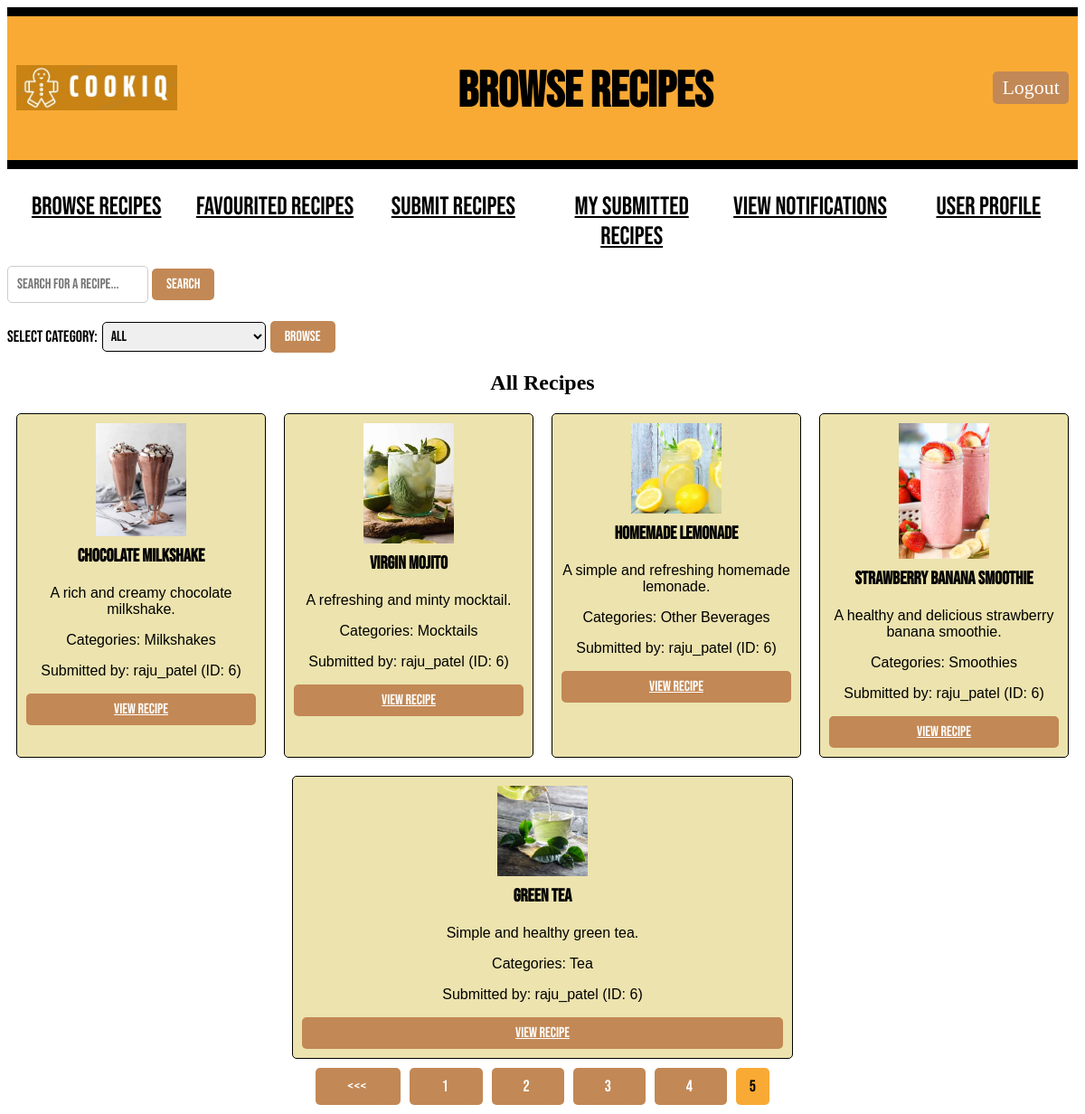
Page /user/5/browse_recipes?page=5&category=All&search_query= (signed in) on the earlier database version.
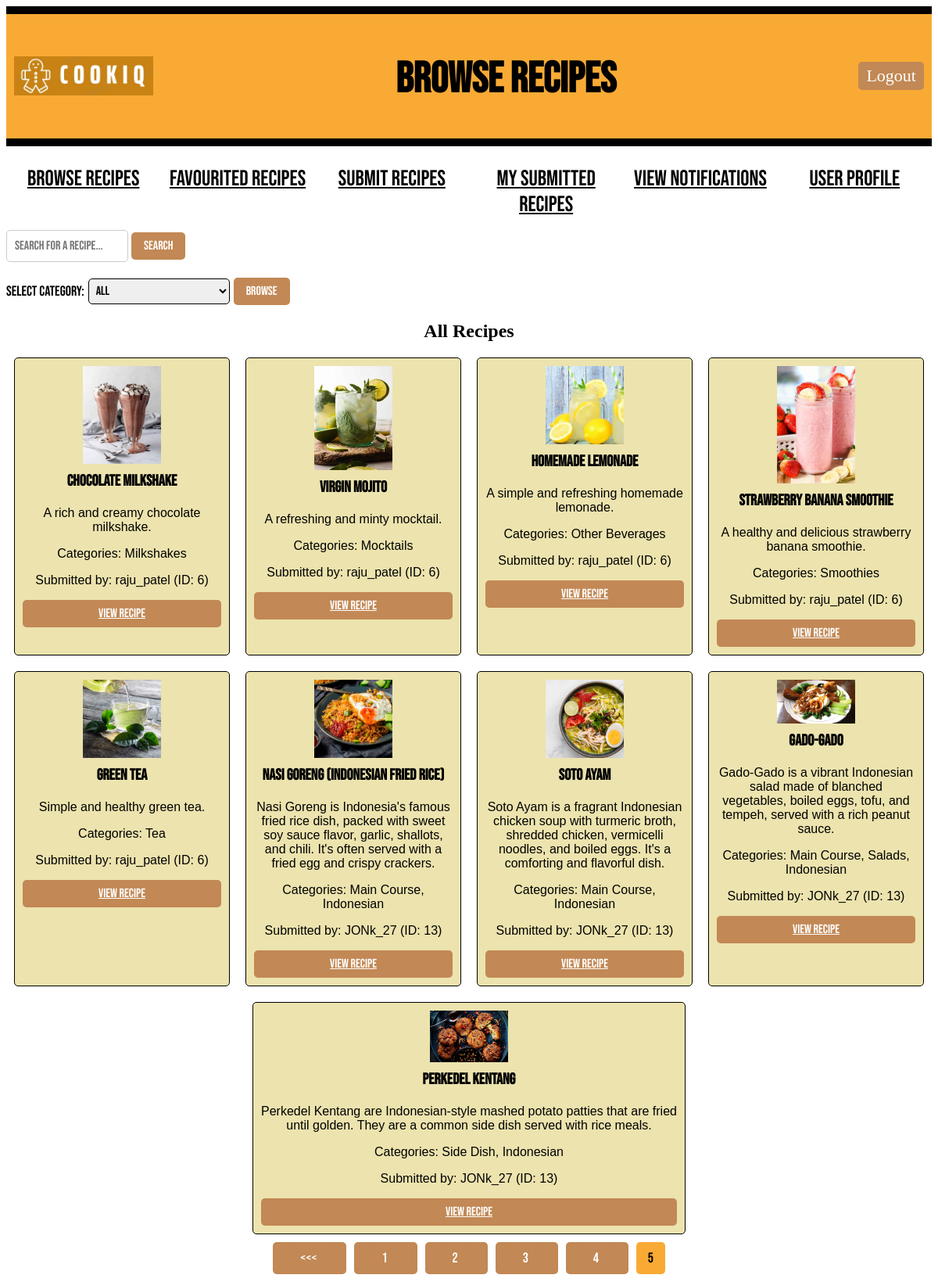
Same page on the later database version.
### models.py (models this page shows, shortened)
class Recipe(db.Model):
    id = db.Column(db.Integer, primary_key=True)
    recipe_name = db.Column(db.String(100), nullable=False)
    description = db.Column(db.Text, nullable=False)
    ingredients = db.Column(db.Text, nullable=False)
    steps = db.Column(db.Text, nullable=False)
    difficulty = db.Column(db.Integer, nullable=False)
    time_required = db.Column(db.Integer, nullable=False)
    serving_size = db.Column(db.Integer, nullable=False)
    submitted_at = db.Column(db.DateTime(timezone=True), default=lambda: datetime.now(timezone('Asia/Kuala_Lumpur')))
    approved = db.Column(db.Boolean, default=False)
    user_id = db.Column(db.Integer, db.ForeignKey('user.id', name='fk_recipe_user'), nullable=False)
    image_path = db.Column(db.String(255))  # Path to the image file
    submitted_by = db.Column(db.String(100), nullable=False)
    comments = db.relationship('Comment', backref='recipe', cascade="all, delete-orphan", lazy=True)
    reports = db.relationship('Report', back_populates='recipe', cascade="all, delete-orphan")
    categories = db.relationship('Category', secondary=recipe_category_association, backref=db.backref('recipes', lazy='dynamic'))

class Category(db.Model):
    id = db.Column(db.Integer, primary_key=True)
    name = db.Column(db.String(100), nullable=False, unique=True)
    group_id = db.Column(db.Integer, db.ForeignKey('category_group.id', name='fk_category_group'), nullable=True)

### main.py (the view)
@app.route("/user/<int:user_id>/browse_recipes")
def browse_recipes(user_id):
    if "user_id" not in session or session["user_id"] != user_id:
        return redirect(url_for("login"))
    user = User.query.get_or_404(user_id)
    categories = Category.query.order_by(Category.name).all()  # Sort categories alphabetically
    selected_category = request.args.get("category", "All")
    search_query = request.args.get("search_query", "")
    page = request.args.get("page", 1, type=int)
    per_page = 20
    query = Recipe.query.filter_by(approved=True) # Start query for recipes with 'approved' status
    groups = CategoryGroup.query.order_by(CategoryGroup.name).all()
    for group in groups:
        group.categories = Category.query.filter_by(group_id=group.id).order_by(Category.name).all()
    if selected_category != "All":
        category = Category.query.filter_by(name=selected_category).first()
        if category:
            query = query.filter(Recipe.categories.contains(category))
    if search_query:
        query = query.filter(Recipe.recipe_name.ilike(f"%{search_query}%"))
    pagination = query.paginate(page=page, per_page=per_page, error_out=False)
    recipes = pagination.items
    return render_template("browse_recipes.html", recipes=recipes, groups=groups, categories=categories, selected_category=selected_category, search_query=search_query, user=user, user_id=user_id,pagination=pagination)

### templates/browse_recipes.html (shortened to what this page needs)
<!DOCTYPE html>
<html>
<head>
    <link rel="stylesheet" type="text/css" href="{{ url_for('static', filename='style.css') }}">
</head>
<body>
    <div class="header">
        <div class="logo-container">
            <img style="height: 50px; padding-bottom: 30px;" src="{{ url_for('static', filename='Logo_CookiQ.jpeg') }}" alt="Logo_CookiQ">
        </div>
        <h1 class="title">Browse Recipes</h1>
        <a href="{{ url_for('logout') }}" class="LogOutButton">Logout</a>
    </div>
    {% include '_flashes.html' %}
    <div class="classification">
        <ul>
            <li><a href="{{ url_for('browse_recipes', user_id=user.id) }}" class="nav-button">Browse Recipes</a></li>
            <li><a href="{{ url_for('favouritedrecipe', user_id=user.id)}}" class="nav-button">Favourited Recipes</a></li>
            <li><a href="{{ url_for('recipesubmission', user_id=user.id) }}" class="nav-button">Submit Recipes</a></li>
            <li><a href="{{ url_for('submitted_recipes', user_id=user.id) }}" class="nav-button">My Submitted Recipes</a></li>
            <li><a href="{{ url_for('view_notifications', user_id=user.id) }}" class="nav-button">View Notifications</a></li>
            <li><a href="{{ url_for('user_profile', user_id=user.id) }}" class="nav-button">User Profile</a></li>
        </ul>
    </div>
    <div class="search-bar">
        <form method="GET" action="{{ url_for('browse_recipes', user_id=user.id) }}">
            <input type="text" name="search_query" placeholder="Search for a recipe..." value="{{ request.args.get('search_query', '') }}">
            <button type="submit">Search</button>
        </form>
    </div>
    <div class="category-selection">
        <form method="GET" action="{{ url_for('browse_recipes', user_id=user.id) }}">
            <label for="category">Select Category:</label>
            <select name="category" id="category">
                <option value="All">All</option>
            </select>
            <button type="submit">Browse</button>
        </form>
    </div>
    <div class="recipes">
        <h2 class="centertext">{{ selected_category.capitalize() }} Recipes</h2>
        {% for i in range(0, recipes|length, 4) %}
        <div class="recipe-row">
            {% for recipe in recipes[i:i+4] %}
            <div class="recipe-card">
                <img src="/static/{{ recipe.image_path }}" alt="Recipe Image" style="max-width: 100px;">
                <h3>{{ recipe.recipe_name }}</h3>
                <p>{{ recipe.description }}</p>
                <p>Categories:
                    {% for category in recipe.categories %}
                        {{ category.name }}{% if not loop.last %}, {% endif %}
                    {% endfor %}
                </p>
                <p>Submitted by: {{ recipe.submitted_by }}</p>
                <a href="{{ url_for('recipe', user_id=user.id, recipe_id=recipe.id, source='browse_recipe') }}">View Recipe</a>
            </div>
            {% endfor %}
        </div>
        {% endfor %}
    </div>
    <div class="pagination">
        {% if pagination.has_prev %}
            <span>
                <a class='page-number' href="{{ url_for('browse_recipes', user_id=user.id, page=pagination.prev_num, category=selected_category, search_query=search_query) }}">
                    {{ '<<<' }}
                </a>
            </span>
        {% endif %}
        {% for number in pagination.iter_pages() %}
            {% if pagination.page != number %}
                <span>
                    <a class='page-number' href="{{ url_for('browse_recipes', user_id=user.id, page=number, category=selected_category, search_query=search_query) }}">
                        {{ number }}
                    </a>
                </span>
            {% else %}
                <span class='current-page-number'>{{ number }}</span>
            {% endif %}
        {% endfor %}
    </div>
</body>
</html>

### templates/_flashes.html (shortened to what this page needs)
<link rel="stylesheet" type="text/css" href="{{ url_for('static', filename='style.css') }}">

### static/style.css (style rules this page uses)
.header { display: flex; align-items: center; justify-content: space-between; background-color: #f8aa35; border-top: 10px solid #000; border-bottom: 10px solid #000; margin-bottom: 20px; padding: 5px 10px; }
.logo-container { display: flex; align-items: center; margin-top: 30px; }
.centertext { text-align: center; }
.title { font-family: 'Bebas Neue', sans-serif; font-size: 55px; color: rgb(0, 0, 0); margin-top: 45px; }
.nav-button { border: none; color: rgb(0, 0, 0); }
.MainButton, .HomeButton, .LogOutButton { padding: 5px 10px; border-radius: 5px; background-color: #c28855; color: #fff; font-size: 22px; font-weight: 300; cursor: pointer; text-decoration: none; left: 20px; }
.classification ul { text-align: center; display: flex; padding-top: 5px; padding-left: 0px; }
.classification li { font-family: 'Bebas Neue', sans-serif; font-size: 28px; font-weight: 300; text-transform: uppercase; display: inline-block; width: 100%; }
.recipe-row, .user-row { display: flex; justify-content: center; margin-bottom: 20px; }
.recipe-card, .user-card { width: 45%; margin: 0 10px; padding: 10px; border: 1px solid #000; border-radius: 5px; background-color: #ece3ae; text-align: center; }
.recipe-card h3, .user-card h3 { margin-top: 0; font-family: 'Bebas Neue', sans-serif; font-size: 20px; }
.recipe-card p, .user-card p { font-family: 'Franklin Gothic Medium', 'Arial Narrow', Arial, sans-serif; text-align: center; }
.recipe-card img { display: block; margin: 0 auto 10px; max-width: 100%; height: auto; }
.recipe-card a { display: block; margin-top: 10px; }
.category-selection, .search-bar { margin-bottom: 20px; }
.category-selection form { display: flex; align-items: center; }
.category-selection label { font-family: 'Bebas Neue', sans-serif; font-size: 18px; margin-right: 5px; }
.category-selection select { font-family: 'Bebas Neue', sans-serif; font-size: 16px; padding: 5px; border: 1px solid #000; border-radius: 5px; margin-right: 5px; }
.category-selection button, .search-bar button, .users button, .recipe-card a, .delete-button { padding: 8px 16px; border: none; cursor: pointer; border-radius: 5px; font-family: 'Bebas Neue', sans-serif; font-size: 16px; background-color: #c28855; color: #fff; transition: background-color 0.3s; }
.search-bar input[type="text"] { font-family: 'Bebas Neue', sans-serif; padding: 10px; border: 1px solid #ccc; border-radius: 5px; font-size: 16px; }
.pagination { text-align: center; margin-top: 20px; margin-bottom: 20px; font-family: 'Bebas Neue', sans-serif; }
.pagination a, .pagination span { margin: 0 5px; padding: 10px 15px; border-radius: 5px; text-decoration: none; font-size: 18px; background-color: #c28855; color: #fff; transition: background-color 0.3s; }
.pagination span.current-page-number { background-color: #f8aa35; color: #000; cursor: default; }
.category-selection, .category-group-selection { font-family: 'Bebas Neue', sans-serif; }

Differences in the rows shown:
added Recipe: shows a picture, recipe_name "Nasi Goreng (Indonesian Fried Rice)", description "Nasi Goreng is Indonesia's famous fried rice dish, packed with sweet soy sauce flavor, garlic, shallots, and chili. It's often served with a fried egg and crispy crackers.", submitted_by "JONk_27 (ID: 13)"
now on this page (row unchanged): Category: name "Main Course"
added Category: name "Indonesian"
added Recipe: shows a picture, recipe_name "Soto Ayam", description "Soto Ayam is a fragrant Indonesian chicken soup with turmeric broth, shredded chicken, vermicelli noodles, and boiled eggs. It's a comforting and flavorful dish.", submitted_by "JONk_27 (ID: 13)"
added Recipe: shows a picture, recipe_name "Gado-Gado", description "Gado-Gado is a vibrant Indonesian salad made of blanched vegetables, boiled eggs, tofu, and tempeh, served with a rich peanut sauce.", submitted_by "JONk_27 (ID: 13)"
now on this page (row unchanged): Category: name "Salads", shown under "Gado-Gado"
added Recipe: shows a picture, recipe_name "Perkedel Kentang", description "Perkedel Kentang are Indonesian-style mashed potato patties that are fried until golden. They are a common side dish served with rice meals.", submitted_by "JONk_27 (ID: 13)"
now on this page (row unchanged): Category: name "Side Dish", shown under "Perkedel Kentang"
